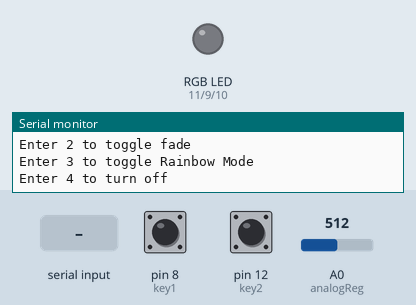
This sketch was run on a simulated Arduino Uno, built with avr-gcc and run on an emulated ATmega328P. Shown: an RGB LED mixed from three pins (HIGH = lit), the last lines printed to the serial monitor. The inputs (shaded band) are chosen by the test bench; at power-on: A0 (analogReg) = 512, pin 8 (key1) LOW, pin 12 (key2) LOW. Dim RGB values are drawn brighter than linear.

Above: at 1.3 s.
1.4 s: "3" received over Serial
At 2.5 s:
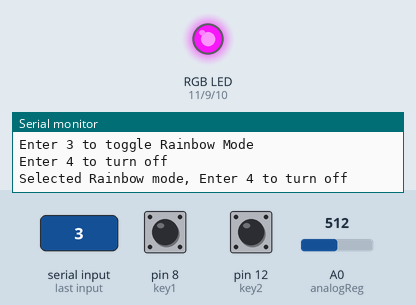
4.4 s: A0 (analogReg) set to 306
7.4 s: "1" received over Serial
8.9 s: pin 8 (key1) pulled HIGH for 0.15 s
At 9.6 s:
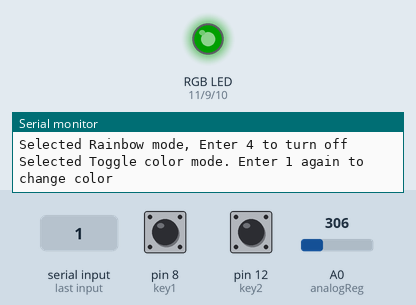
10.5 s: pin 8 (key1) pulled HIGH for 1 s
At 12.0 s:
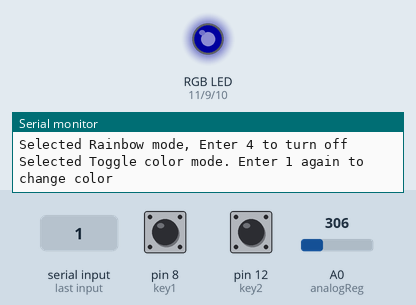
13.0 s: pin 12 (key2) pulled HIGH for 0.15 s
At 13.5 s:
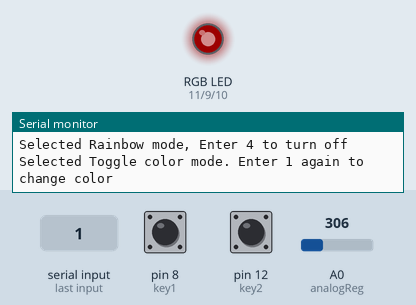
Timing chart, 0 to 15.6 s (numbered marks = the images above; inputs shaded):
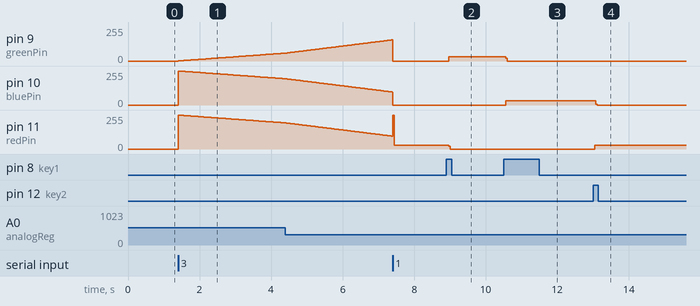

Measured:
- after the input at 1.4 s, pin 9 (greenPin): moves from 0/255 to 59/255 over 3.0 s, starting at once
- after the input at 8.9 s, pin 9 (greenPin): 0/255 → 31/255 after 0.06 s; pin 11 (redPin): 30/255 → 0/255 after 0.06 s
- after the input at 10.5 s, pin 9 (greenPin): 31/255 → 0/255 after 0.06 s; pin 10 (bluePin): 0/255 → 31/255 after 0.06 s
- after the input at 13.0 s, pin 10 (bluePin): 31/255 → 0/255 after 0.08 s; pin 11 (redPin): 0/255 → 29/255 after 0.05 s

The sketch:

main.ino
```cpp
#include "functions.h" // Includes all functions
#include "pins.h" // Pin Declarations
#include "common.h"

int keyOneCounter = 0;
int keyTwoCounter = 0;

int redValue = 254;
int greenValue = 1;
int blueValue = 255;

int rDirection = -1;
int gDirection = 1;
int bDirection = -1;

unsigned long fadeMillis;

// Debouncer variables for keyOne and keyTwo
int buttonOneState;             // current reading from keyOne
int lastButtonOneState = LOW;   // previous reading input keyOne

int buttonTwoState;             // current reading from keyTwo
int lastButtonTwoState = LOW;   // previous reading from keyTwo

unsigned long lastDebounceTime = 0;
unsigned long debounceDelay = 50;

void setup() {
  Serial.begin(9600);
  initialize();
  welcomeMessage();
}

void loop() {

  // Buttons Key1 and Key2
  int keyOne = digitalRead(key1);
  int keyTwo = digitalRead(key2);

  // Debouncers for keyOne and keyTwo
  if (keyOne != lastButtonOneState) {
    lastDebounceTime = millis();
  }

  if (keyTwo != lastButtonTwoState) {
    lastDebounceTime = millis();
  }

  if ((millis() - lastDebounceTime) > debounceDelay) {
    if (keyOne != buttonOneState) {
      buttonOneState = keyOne;
      if (buttonOneState == HIGH) {
        keyOneCounter++;
      }
    }
  }
  lastButtonOneState = keyOne;

  if ((millis() - lastDebounceTime) > debounceDelay) {
    if (keyTwo != buttonTwoState) {
      buttonTwoState = keyTwo;
      if (buttonTwoState == HIGH) {
        keyTwoCounter++;
      }
    }
  }
  lastButtonTwoState = keyTwo;


  logic();
  input_handler(keyOneCounter, keyTwoCounter);
  serial_receiver();

}

void serial_receiver() {
  while (Serial.available()){
    int serialMode = Serial.read();
    serial_handler(serialMode);
  }
}

/*
 * Handles logic for keycounters
 */

void logic(){

  if(keyOneCounter == 4){
    keyOneCounter = 0;
  }

  if(keyTwoCounter == 3){
    keyTwoCounter = 0;
  }

  if (keyOneCounter == 1,2,3 && keyTwoCounter != 0) keyOneCounter=0;
  if (keyTwoCounter == 1,2 && keyOneCounter != 0) keyTwoCounter=0;
}
```

common.h
```cpp
#ifndef COMMON_H_
#define COMMON_H_

/*
 * Global variables
 */

extern int redValue; // = 254;
extern int greenValue; // = 1;
extern int blueValue; // = 255;

extern int rDirection; // = -1;
extern int gDirection; // = 1;
extern int bDirection; // = -1;

//extern int fadeAmount; // = 1;
//extern int brightness; // = 0;

extern int keyOneCounter; // = 0;
extern int keyTwoCounter; // = 0;

extern unsigned long fadeMillis;

#endif
```

functions.cpp
```cpp
#include "common.h"
#include "functions.h"
#include "pins.h"

int fadeAmount = 1;
int brightness = 0;

int inputVal;
int mappedValue;

void fade(int brightness){
    analogWrite(redPin, brightness);
    analogWrite(greenPin, 0);
    analogWrite(bluePin, 0);
}

void rainbow(int mappedValue){
    analogWrite(redPin, redValue);
    analogWrite(greenPin, greenValue);
    analogWrite(bluePin, blueValue);

    redValue = redValue + rDirection;
    greenValue = greenValue + gDirection;
    blueValue = blueValue + bDirection;

    if (redValue >= 255 || redValue <= 0){
        rDirection = rDirection * -1;
      }
    if (greenValue >= 255 || greenValue <= 0){
          gDirection = gDirection * -1;
    }
    if (blueValue >= 255 || blueValue <= 0){
        bDirection = bDirection * -1;
    }
    fadeMillis = millis() + mappedValue;
}

void toggleLedColor(int keyOneCounter){

    switch(keyOneCounter){
      case 1:
        RGB_color(255, 0, 0);
        break;
      case 2:
        RGB_color(0, 255, 0);
        break;
      case 3:
        RGB_color(0, 0, 255);
        break;
      case 4:
        RGB_color(0, 0, 0);
        keyOneCounter = 0;
        break;
    }
}

void initialize(){
  pinMode(analogReg, INPUT);
  pinMode(key1, INPUT);
  pinMode(key2, INPUT);
  pinMode(redPin, OUTPUT);
  pinMode(greenPin, OUTPUT);
  pinMode(bluePin, OUTPUT);
}


void RGB_color(int redValue, int greenValue, int blueValue)
{
  analogWrite(redPin, redValue);
  analogWrite(greenPin, greenValue);
  analogWrite(bluePin, blueValue);
}

void input_handler(int keyOneCounter, int keyTwoCounter){
  inputVal = analogRead(analogReg); // Potentiometer
  mappedValue = map(inputVal, 0, 1023, 0, 100); // Map it from 0-100

  if (keyOneCounter == 0 && keyTwoCounter == 0){
      RGB_color(0, 0, 0);
    } else {
      toggleLedColor(keyOneCounter);
    }

  switch(keyTwoCounter){
    case 0:
      RGB_color(0, 0, 0);
      break;

    case 1:
      fade(mappedValue);
      break;

    case 2:
      if (millis() > fadeMillis){
        rainbow(mappedValue);
       }
       break;

    case 3:
      RGB_color(0, 0, 0);
      keyTwoCounter = 0;
      break;
  }
}

void serial_handler(int mode){

  switch (mode)
  {
    case '1':
      Serial.println("Selected Toggle color mode. Enter 1 again to change color\n");
      keyTwoCounter = 0;
      keyOneCounter++;
      break;
    case '2':
      Serial.println("Selected fade mode. Enter 3 for rainbow mode\n");
      keyTwoCounter = 1;
      break;
    case '3':
      Serial.println("Selected Rainbow mode, Enter 4 to turn off\n");
       keyTwoCounter = 2;
      break;
    case '4':
      Serial.println("All modes has been turned off\n");
      keyTwoCounter = 0;
      keyOneCounter = 0;
      break;
  }
}

void welcomeMessage(){
  Serial.println("Buttons:");
  Serial.println("Button 1: Toggle LED colors \nButton 2: Toggle Fade mode\n");
  Serial.println("Serial console:\nEnter 1 to toggle LED Colors\nEnter 2 to toggle fade\nEnter 3 to toggle Rainbow Mode");
  Serial.println("Enter 4 to turn off");
}
```

functions.h
```cpp
#pragma once
#include "common.h"
#include <Arduino.h>

/*
 * Includes all functions
 */

void initialize(); // Initalize pins

void welcomeMessage(); // Display a welcome message and instructions

void serial_receiver(); // Receiver input from serial console, then sends it to serial_handler()

void fade(int brightness); // Fade function

void rainbow(int mappedValue); // Rainbow function

void toggleLedColor(int keyOneCounter); // Toggle LED function

void RGB_color(int redValue, int greenValue, int blueValue); // Writes LED color

void input_handler(int keyOneCounter, int keyTwoCounter); // Input handler for fade(), rainbow() and toggleLedColor()

void serial_handler(int mode); // Handles input from serial_reciever()
```

pins.h
```cpp
/*
 * Pin Declarations
 */

#define analogReg A0
#define key1 8
#define key2 12
#define redPin 11
#define bluePin 10
#define greenPin 9
```
